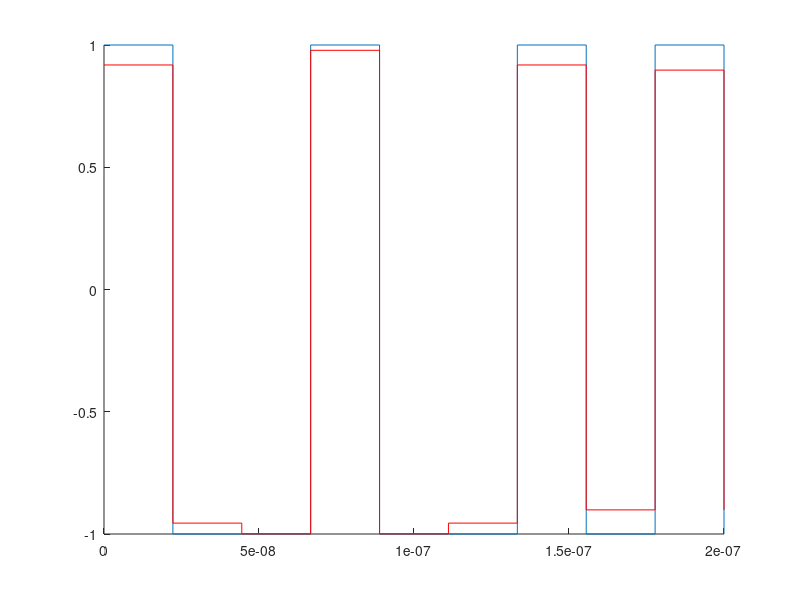

Here is the MATLAB script that generated this plot:
%NRZ
d=randi(2,1,10)-1;
R=50e6;
Tb=1/R;
Nb=length(d);
Timewindow =Nb*Tb;
ts=Timewindow/(Nb-1);
t=0:ts:Timewindow;
y=zeros(size(t));
for i=1:Nb;
    n=fix(t(i)/Tb)+1
    if n>=Nb
        n = Nb;
    end
    y(i)=d(n)*2-1;
end
hold on
stairs(t,y);
f=[0:Nb/2-1 -Nb/2:-1]/(Nb*1);
Xf=fft(y);
Hf=1./(1+(f./0.8).^(2*2));
Yf=Xf.*Hf;
y1=ifft(Yf);
stairs(t,y1,'r');


